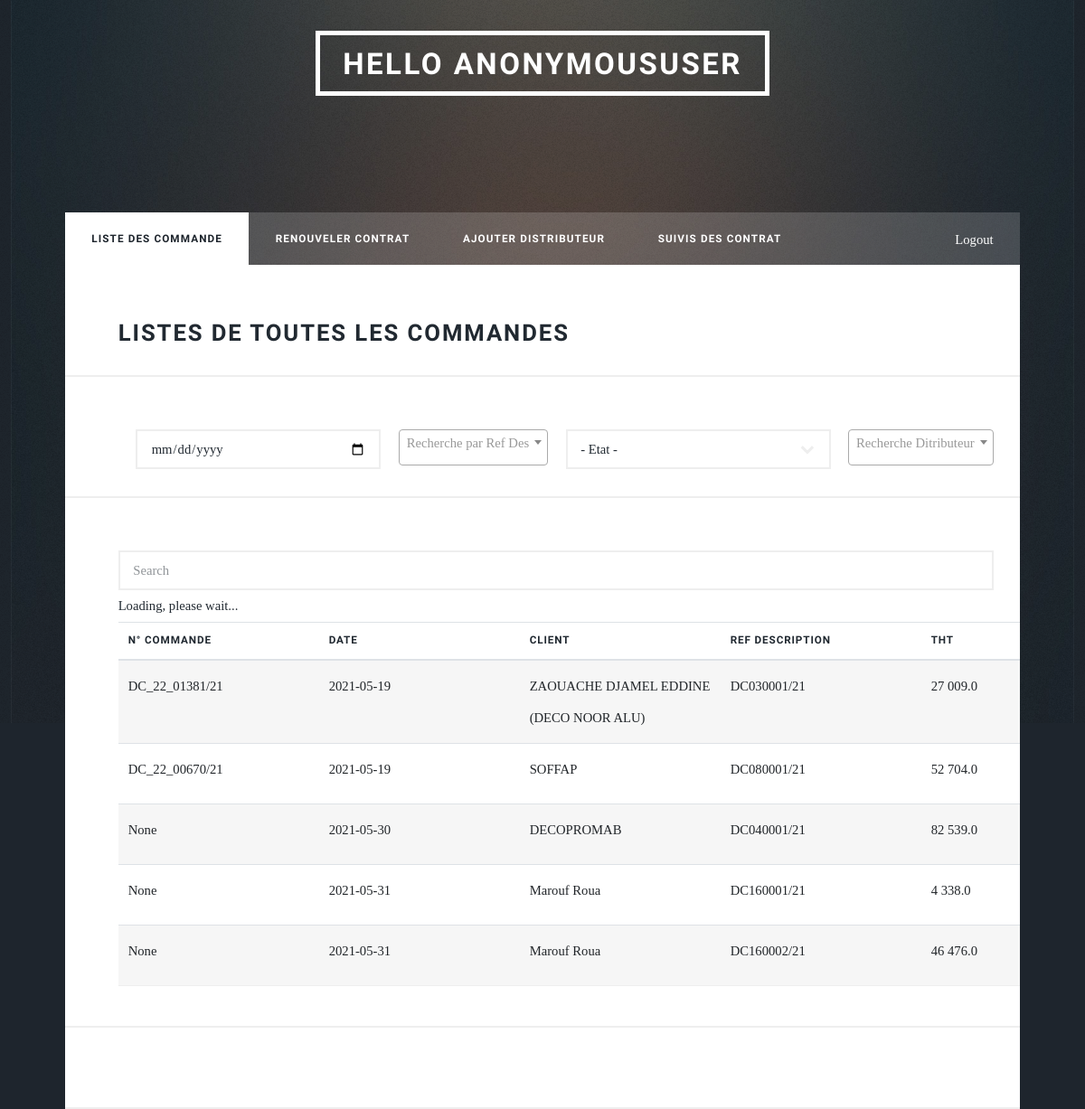
Page /commerciale/listCommandesC on the earlier database version.
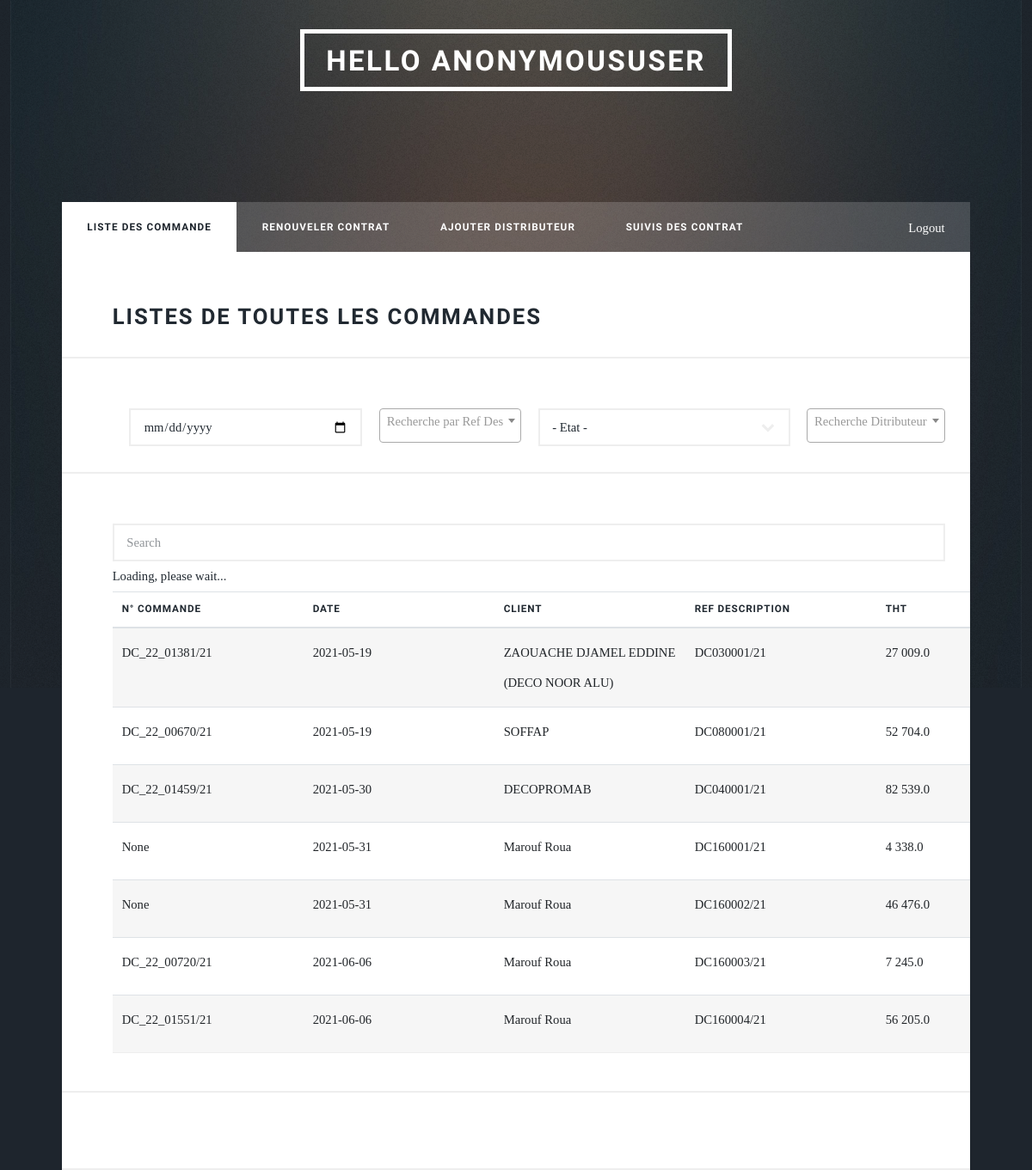
Same page on the later database version.
### distributeur/models.py (models this page shows)
class Commande(models.Model):
    id = models.AutoField(primary_key=True)
    n_commande_odoo = models.CharField(null=True, blank=True, max_length=255)
    reference_description = models.CharField(max_length=255)
    destributeur = models.ForeignKey(Distributeur, on_delete=models.CASCADE)
    societe = models.CharField(default='Strugal', max_length=255)
    totaleHT = models.FloatField()
    totaleTTC = models.FloatField()
    etat = models.CharField(default='Brouillon', max_length=255)
    date = models.CharField(
        default=date.today().strftime("%Y-%m-%d"), max_length=255)

class Distributeur(models.Model):
    user = models.ForeignKey(User, null=True, on_delete=models.CASCADE)
    id = models.AutoField(primary_key=True)
    nom = models.CharField(max_length=255)
    adress = models.CharField(max_length=255)
    tel_fix = models.CharField(null=True, blank=True, max_length=255)
    tel_portable = models.CharField(null=True, blank=True, max_length=255)
    couriel = models.CharField(null=True, blank=True, max_length=255)
    civilite = models.IntegerField(null=True, blank=True)
    site_web = models.CharField(null=True, blank=True, max_length=255)
    rcn = models.CharField(max_length=255)
    date_enregistrement_rc = models.CharField(max_length=255)
    nis = models.CharField(null=True, blank=True, max_length=255)
    ifn = models.CharField(max_length=255)
    art = models.CharField(max_length=255)
    date_debut_activité = models.CharField(
        null=True, blank=True, max_length=255)
    date_effet = models.CharField(null=True, blank=True, max_length=255)
    date_echeance = models.CharField(null=True, blank=True, max_length=255)
    status = models.CharField(max_length=255)
    nbr_facture = models.IntegerField(default=0)
    def __str__(self):
        return self.nom

### commerciale/views.py (the view)
# urls.py: path("listCommandesC", views.listCommandes, name="listCommandes"),
def listCommandes(request):
    commande = Commande.objects.all()
    context = {
        "commande": commande
    }
    return render(
        request, "commerciale/listCommandes.html", context)

### commerciale/templatetags/intspace.py (called while the page is built)
@register.filter('intspace')
def intspace(value):
    orig = force_str(value)
    new = re.sub("^(-?\d+)(\d{3})", '\g<1> \g<2>', orig)
    if orig == new:
        return new
    else:
        return intspace(new)

### templates/commerciale/listCommandes.html (shortened to what this page needs)
{%extends 'base.html'%} {% block title %} LISTE DES COMMANDE {% endblock %}
{% block content %}
{% load static %}
{% load intspace %}
<div id="wrapper">
   <link rel="stylesheet" href="https://maxcdn.bootstrapcdn.com/bootstrap/4.5.2/css/bootstrap.min.css">
   <link rel="stylesheet" href="https://unpkg.com/bootstrap-table@1.18.3/dist/bootstrap-table.min.css">
   <link rel="stylesheet" href="{% static '/css/main.css' %}" />
  {% include 'partials/_header.html'%}
  {% include 'partials/_nav_com.html'%}
  <div id="main">
    <h2>Listes de toutes les commandes</h2>
    <div id="filtreur">
      <input type="date" id="dateE" class="margening">
      <select name="etat" id="etat" class="margening">
        <option value="">- Etat -</option>
      </select>
      <br>
    </div>
    <div id='table-div-commande' class="table-wrapper">
      <table id="bootstrap-table" class="table">
          <thead>
                  <th  data-field="Commande" data-sortable="true">N° Commande</th>
                  <th  data-field="Date" data-sortable="true">Date</th>
                  <th  data-field="Client" data-sortable="true">Client</th>
                  <th  data-field="Ref" data-sortable="true">Ref Description</th>
                  <th  data-field="THT" data-sortable="true" style="
                  width: 94px;">THT</th>
          </thead>
          <tbody>
              {% for com in commande %}
              <tr>
                  <td>{{com.n_commande_odoo}}</td>
                  <td>{{com.date}}</td>
                  <td>{{com.destributeur}}</td>
                  <td>{{com.reference_description}}</td>
                  <td>{{com.totaleHT|intspace}}</td>
              </tr>
              {% endfor %}
          </tbody>
      </table>
    </div>
    <hr />
  </div>
</div>
{% endblock %}

### templates/base.html (shortened to what this page needs)
{% load static %}
<!DOCTYPE html>
<html lang="en">
  <head>
    <link
      href="https://cdn.jsdelivr.net/npm/select2@4.1.0-rc.0/dist/css/select2.min.css"
      rel="stylesheet"
    />
    <link
      rel="stylesheet"
      href="https://maxcdn.bootstrapcdn.com/bootstrap/4.5.2/css/bootstrap.min.css"
    />
    <link rel="stylesheet" href="{% static '/css/main.css' %}" />
  </head>
  <body class="is-preload">
    {% block content %} {% endblock %}
  </body>
</html>

### templates/partials/_header.html (shortened to what this page needs)
{% load static %}
<header id="header">
  <a class="logo">Hello {{request.user}}</a>
  <br /><br />
</header>

### templates/partials/_nav_com.html
 <nav id="nav">
    {% with request.resolver_match.url_name as url_name %}
    <ul class="links">
      <li {% if url_name == 'listCommandes' %}class="active"{% endif %}><a {% if url_name != 'listCommandes' %}href="{% url 'listCommandes' %}"{% endif %}>Liste des commande</a></li>
      <li {% if url_name == 'renouveler_contrat' %}class="active"{% endif %}><a {% if url_name != 'renouveler_contrat' %}href="{% url 'renouveler_contrat' %}"{% endif %} >Renouveler Contrat</a></li>
      <li {% if url_name == 'ajouterDis' %}class="active"{% endif %}><a {% if url_name != 'ajouterDis' %}href="{% url 'ajouterDis' %}"{% endif %} >Ajouter Distributeur</a></li>
      <li {% if url_name == 'suiviContrat' %}class="active"{% endif %}><a {% if url_name != 'suiviContrat' %}href="{% url 'suiviContrat' %}"{% endif %} >Suivis des Contrat</a></li>
    </ul>
    <ul class="icons">
      <li>
        <span class="label"
          ><a href="{% url 'logout' %}"class="icon brands fa-sign-out" aria-hidden="true">Logout</a>
        </span>
      </li>
    </ul>
    {% endwith %}
  </nav>

Differences in the rows shown:
changed Commande "DC040001/21": n_commande_odoo "None" → "DC_22_01459/21"
added Commande: n_commande_odoo "DC_22_00720/21", date "2021-06-06", destributeur "Marouf Roua", reference_description "DC160003/21", totaleHT "7 245.0"
added Commande: n_commande_odoo "DC_22_01551/21", date "2021-06-06", destributeur "Marouf Roua", reference_description "DC160004/21", totaleHT "56 205.0"
